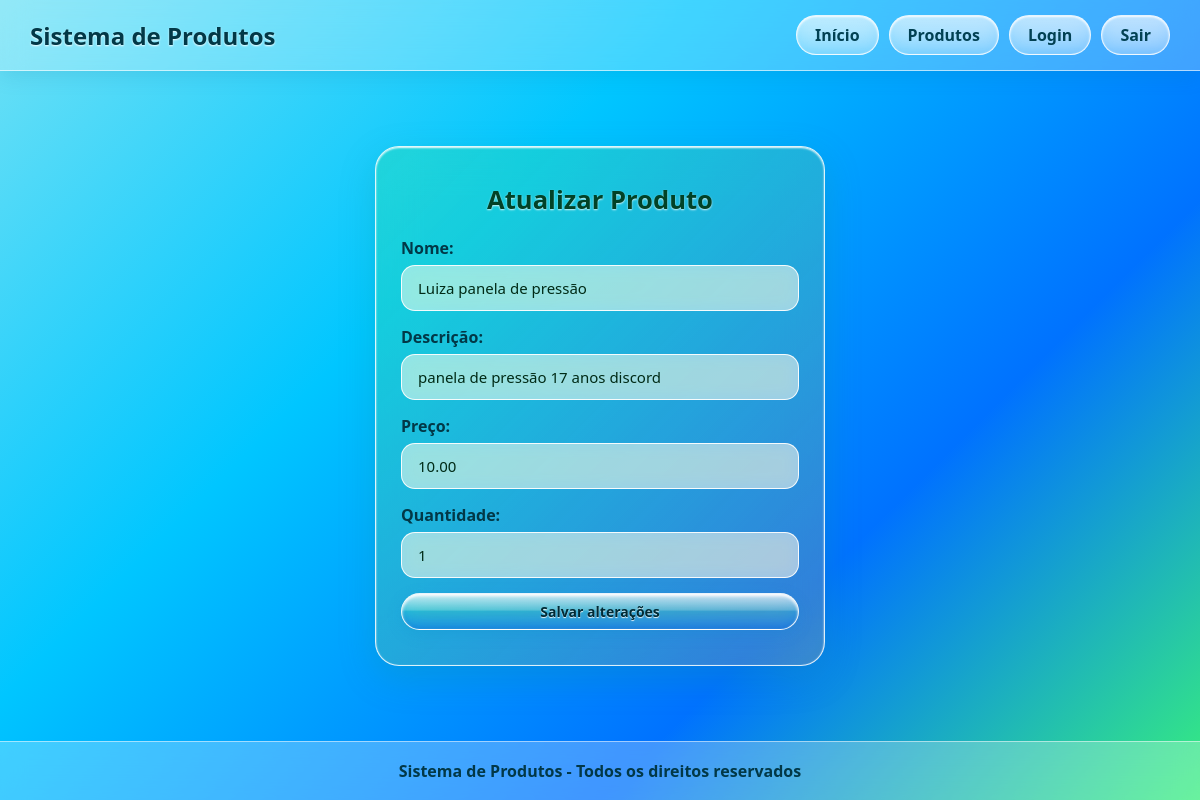
Page /produtos/atualizar.php?id=1 (signed in) on the earlier database version.
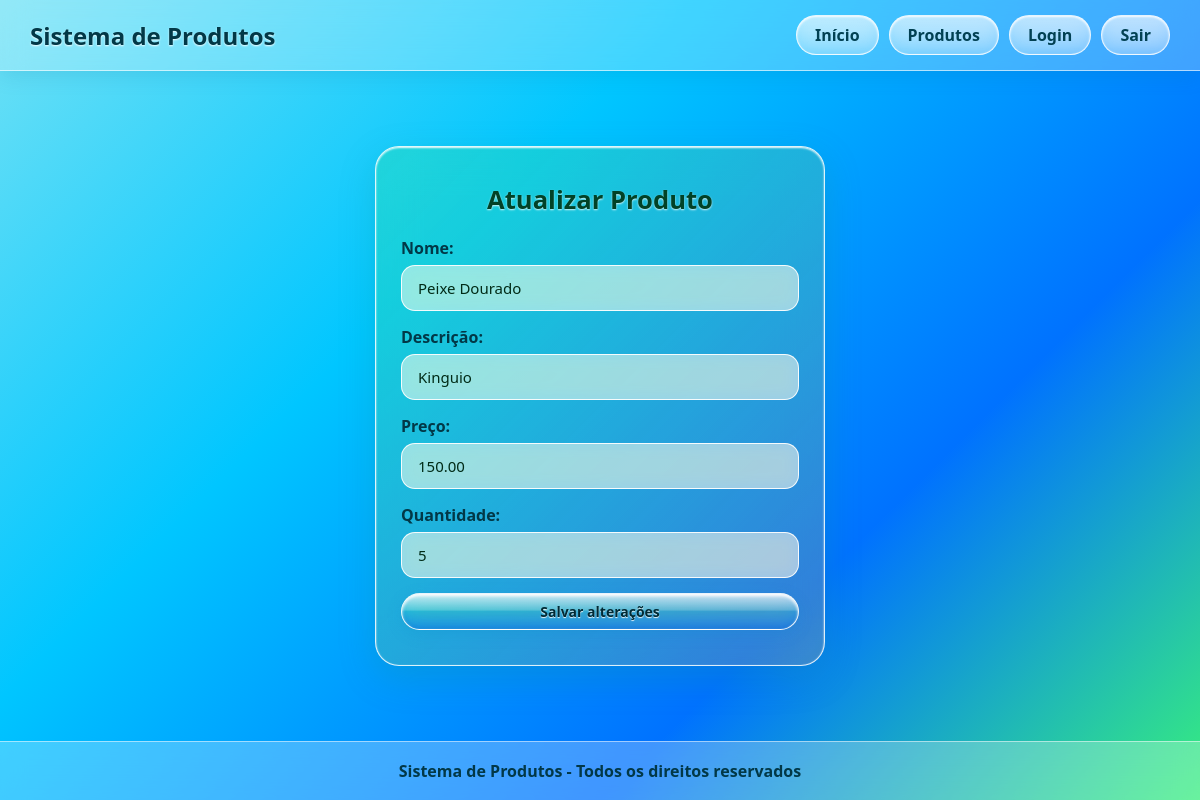
Same page on the later database version.
### tables this page shows
CREATE TABLE `produtos` (
  `id` int(11) NOT NULL,
  `nome` varchar(100) NOT NULL,
  `descricao` varchar(255) NOT NULL,
  `preco` decimal(10,2) NOT NULL,
  `quantidade` int(11) NOT NULL
);

### produtos/atualizar.php (the view, shortened to what this page needs)
<?php
require __DIR__ . '/../conexao.php';
if ($_SERVER['REQUEST_METHOD'] == 'POST') {
    $id = $_POST['id'];
    $nome = $_POST['nome'];
    $descricao = $_POST['descricao'];
    $preco = $_POST['preco'];
    $quantidade = $_POST['quantidade'];
    $sql = "UPDATE produtos SET
            nome = '$nome',
            descricao = '$descricao',
            preco = '$preco',
            quantidade = '$quantidade'
            WHERE id = '$id'";
    mysqli_query($conexao, $sql);
    header('Location: listar.php');
    exit;
} else {
    $id = $_GET['id'];
    $sql = "SELECT * FROM produtos WHERE id = '$id'";
    $resultado = mysqli_query($conexao, $sql);
    $produto = mysqli_fetch_assoc($resultado);
}
?>
<?php require __DIR__ . '/../cabecalho.php'; ?>
<main class="main-content">
    <div class="glass-card card-editar-aquafruit">
        <h2>Atualizar Produto</h2>
        <form action="atualizar.php" method="POST" class="glass-form">
            <div class="input-group">
                <label for="nome">Nome:</label>
                <input type="text" id="nome" class="glass-input" name="nome" value="<?php echo $produto['nome']; ?>">
            </div>
            <div class="input-group">
                <label for="descricao">Descrição:</label>
                <input type="text" id="descricao" class="glass-input" name="descricao" value="<?php echo $produto['descricao']; ?>">
            </div>
            <div class="input-group">
                <label for="preco">Preço:</label>
                <input type="text" id="preco" class="glass-input" name="preco" value="<?php echo $produto['preco']; ?>">
            </div>
            <div class="input-group">
                <label for="quantidade">Quantidade:</label>
                <input type="text" id="quantidade" class="glass-input" name="quantidade" value="<?php echo $produto['quantidade']; ?>">
            </div>
            <button type="submit" class="glass-button btn-salvar-aquafruit">Salvar alterações</button>
        </form>
    </div>
</main>
<?php require __DIR__ . '/../rodape.php'; ?>

Differences in the rows shown:
changed produtos: nome "Luiza panela de pressão" → "Peixe Dourado"; descricao "panela de pressão 17 anos discord" → "Kinguio"; preco "10.00" → "150.00"; quantidade "1" → "5"
